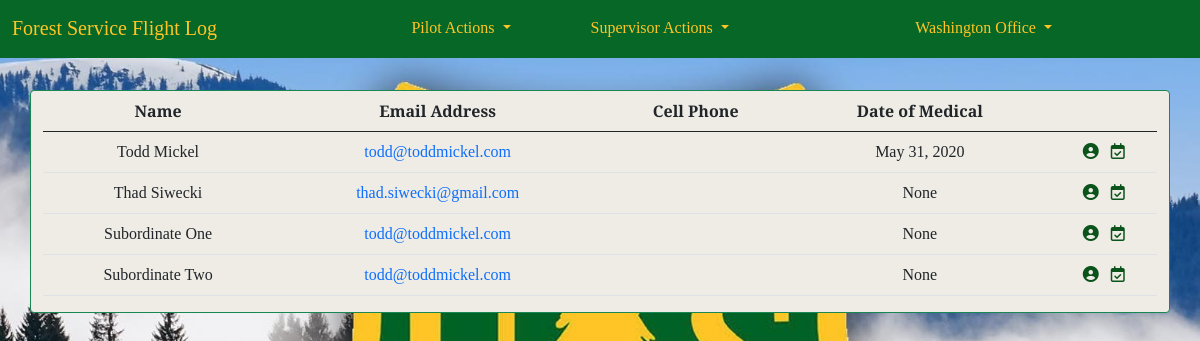
Page /pilot_currency/board/ (signed in) on the committed database.
### accounts/models.py (models this page shows, shortened)
class CustomUser(AbstractUser):
    REGION_CHOICES = [
        ('1', '1 - Northern'),
        ('2', '2 - Rocky Mountain'),
        ('3', '3 - Southwestern'),
        ('4', '4 - Intermountain'),
        ('5', '5 - Pacific Southwest'),
        ('6', '6 - Pacific Northwest'),
        ('8', '8 - Southern'),
        ('9', '9 - Eastern'),
        ('10', '10 - Alaska'),
        ('WO', 'Washington Office'),
    ]
    '''username = None
    email = models.EmailField(_('email address'), unique=True)'''
    region = models.CharField(
        max_length=4,
        choices=REGION_CHOICES,
        default='WO',
        null=False,
        blank=False
        )
    base = models.CharField(max_length=20, blank=True)
    office_phone = models.CharField(max_length=12, blank=True)
    cell_phone = models.CharField(max_length=12, blank=True)
    date_of_hire = models.DateField(null=True, blank=True)
    pilot_cert_number = models.CharField(max_length=20, blank=True)
    atp = models.BooleanField(default=False)
    cfi = models.BooleanField(default=False)
    cfii = models.BooleanField(default=False)
    mei = models.BooleanField(default=False)
    commercial_rating = models.BooleanField(default=False)
    medical_class = models.IntegerField(null=True, blank=True)
    date_of_medical = models.DateField(null=True, blank=True)
    user_supervisor = models.ForeignKey(
        'self',
        on_delete=models.PROTECT,
        limit_choices_to={'is_supervisor': True},
        blank=True,
        null=True
        )
    is_supervisor = models.BooleanField(default=False)
    is_captain = models.BooleanField(default=False)
    smokejumper_msn_eval_date = models.DateField(null=True, blank=True)
    equipment_eval_date = models.DateField(null=True, blank=True)
    order = ('username',)
    USERNAME_FIELD = 'username'
    REQUIRED_FIELDS = []

### pilot_currency/views.py (the view)
# urls.py: path('board/', CurrencyBoardView.as_view(), name='currency_board')
class CurrencyBoardView(LoginRequiredMixin, ListView):
    template_name = 'currency_board.html'
    model = CustomUser
    today = date.today()
    def get_queryset(self):
        qs = super().get_queryset()
        return qs.filter(user_supervisor=self.request.user.id)
    """ def get_context_data(self, **kwargs):
        context = super().get_context_data(**kwargs)
        context['user'] =  """

### templates/currency_board.html (shortened to what this page needs)
{% extends 'base.html' %}
{% load crispy_forms_tags %}
{% block content %}
<div class="container border border-success rounded">
    <table class="table table-hover">
        <thead>
            <tr>
                <th scope="col">Name</th>
                <th scope="col">Email Address</th>
                <th scope="col">Cell Phone</th>
                <th scope="col">Date of Medical</th>
                <th scope="col"></th>
            </tr>
        </thead>
        <tbody>
            {% for pilot in object_list %}
                <tr>
                    <td>{{ pilot.first_name }} {{pilot.last_name }}</td>
                    <td><a href="mailto:{{ pilot.email }}">{{ pilot.email }}</a></td>
                    <td>{{ pilot.cell_phone }}</td>
                    <td>{{ pilot.date_of_medical }}</td>
                    <td>
                        <a href="{% url 'profile' pilot.id %}" title="Edit profile">
                            <i class="fas fa-user-circle"></i>
                        </a>
                        <a href="{% url 'currency_detail' pilot.id %}" title="View Currency">
                            <i class="far fa-calendar-check"></i>
                        </a>
                    </td>
                </tr>
            {% endfor %}
        </tbody>
    </table>
</div>
{% endblock content %}

### templates/base.html (shortened to what this page needs)
{% load static %}
<!DOCTYPE html>
<html>
    <head>
        <link href="https://cdn.jsdelivr.net/npm/bootstrap@5.1.0/dist/css/bootstrap.min.css" rel="stylesheet"
>
        <link
            href="{% static 'css/base.css' %}"
            rel="stylesheet">
    </head>
    <body>
        <nav class="navbar navbar-expand-lg navbar-nb2">
            <div class="container-fluid">
                <a class="navbar-brand" href="{% url 'home' %}">Forest Service Flight Log</a>
                <div class="collapse navbar-collapse" id="navbarSupportedContent">
                {% if user.is_authenticated %}
                    <ul class="navbar-nav mx-auto mb-2 mb-lg-0">
                        <li class="nav-item dropdown">
                            <a class="nav-link active dropdown-toggle pa_1" href="#" id="navbarDropdown" role="button" data-bs-toggle="dropdown">
                                Pilot Actions
                            </a>
                        </li>
                        {% if user.is_supervisor %}
                        <li class="nav-item dropdown">
                            <a class="nav-link active dropdown-toggle pa_1" href="#" id="SupDropdown" role="button" data-bs-toggle="dropdown">
                                Supervisor Actions
                            </a>
                        </li>
                        {% endif %}
                    </ul>
                    <ul class="navbar-nav flex-row-reverse">
                        <li class="nav-item dropdown">
                            <a class="nav-link active dropdown-toggle pw_1" href="#" id="profileDropdown" role="button" data-bs-toggle="dropdown">
                                {{ user.get_full_name }}
                            </a>
                        </li>
                    </ul>
                    {% endif %}
                </div>
            </div>
        </nav>
        {% block content %}
        {% endblock content %}
    </body>
</html>

### static/css/base.css (style rules this page uses)
:root { --background: #eeece5; --brown_primary: #2e1e12; --brown_darker: #261f1b; --brown_darkest: #212121; --green_primary: #076727; --green_darkest: #073d11; --green_dark: #0a531b; --blue: #9bdaf1; --light_blue: #e1f3f8; --red_secondary: #e31c3d; --red_darkest: #981b1e; --red_dark: #cd2026; --red_light: #e59393; --red_lightest: #f9dede; --fs_gold: #ffc425; }
body { font-family: 'Playfair Display', serif; background: var(--background) url("/static/img/sf_logo4.jpg") no-repeat; background-size: cover; background-position: center center; background-repeat: no-repeat; background-attachment: fixed; background-size: cover; color: black; }
a { text-decoration: none; }
.fas, .far { color: var(--green_dark); text-decoration: none }
.navbar { background-color: var(--green_primary); border-bottom: 2px solid var(--green_primary); margin-bottom: 2rem; display: flex; }
.navbar-brand { color:var(--fs_gold); }
.pa_1 { color:var(--fs_gold); }
.pw_1 { color: var(--fs_gold); margin-right: 8rem; }
.container { text-align: center; background-color: var(--background); }
@media only screen and (min-width: 768px) { body { width:auto; margin-left:auto; margin-right:auto; } }
@media only screen and (min-width: 600px) { body { display: 50%; } }

### rows in the picture
CustomUser: get_full_name "Washington Office"
CustomUser: first_name "Todd", last_name "Mickel", email "todd@toddmickel.com", date_of_medical "May 31, 2020"
CustomUser: first_name "Thad", last_name "Siwecki", email "thad.siwecki@gmail.com", date_of_medical "None"
CustomUser: first_name "Subordinate", last_name "One", email "todd@toddmickel.com", date_of_medical "None"
CustomUser: first_name "Subordinate", last_name "Two", email "todd@toddmickel.com", date_of_medical "None"
